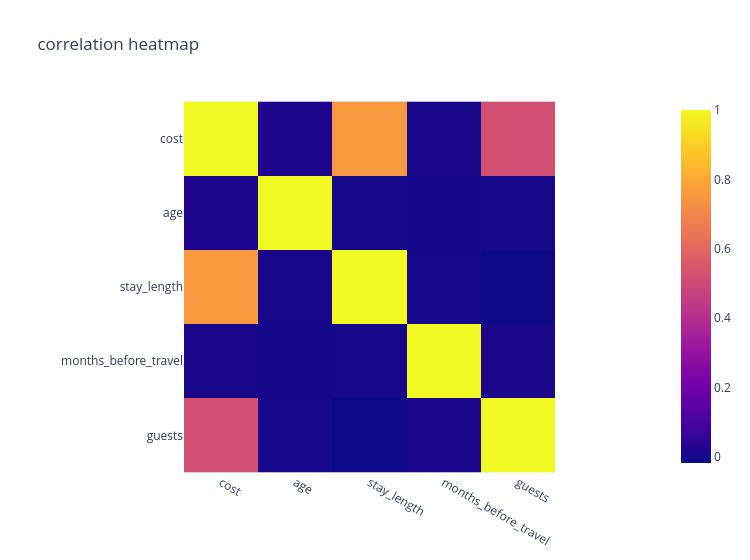

Notebook code cell kept with this figure:
### Markdown cell above
My answer:
1. What is being plotted and how:
    - Plot Type: A Correlation Heatmap Matrix generated via px.imshow().
    - Data: It calculates pairwise Pearson correlation coefficients (.corr()) rounded to 3 decimal places across numerical variables (cost, age, stay_length, months_before_travel, guests).

2. Key Plotly arguments to customize:
    - text_auto=True: Displays exact correlation values inside each heatmap cell.
    - color_continuous_scale: Changes the color map palette (e.g., 'RdBu', 'Viridis', 'Blues').
    - zmin and zmax / range_color=[-1, 1]: Standardizes the color intensity scale from -1 (strong negative correlation) to +1 (strong positive correlation).
    - title, width, height: Controls figure dimensions and headers.
    - Interactivity Features: Plotly charts are natively interactive, allowing users to hover over tiles to read precise values, zoom into regions, and export figures directly as PNG files

### Code cell
import plotly.express as px

px.imshow(travel_dataset[["cost","age", "stay_length", "months_before_travel", "guests"]].corr().round(3), title="correlation heatmap", width=750)

### Figure 1 — Plotly figure (JSON) as saved in the notebook; plotly's stock layout.template omitted (floating-point values rounded to 4 significant figures)
{"data": [{"coloraxis": "coloraxis", "hovertemplate": "x: %{x}<br>y: %{y}<br>color: %{z}<extra></extra>", "name": "0", "type": "heatmap", "x": ["cost", "age", "stay_length", "months_before_travel", "guests"], "xaxis": "x", "y": ["cost", "age", "stay_length", "months_before_travel", "guests"], "yaxis": "y", "z": [[1.0, 0.016, 0.752, 0.006, 0.52], [0.016, 1.0, 0.001, -0.003, -0.0], [0.752, 0.001, 1.0, 0.001, -0.018], [0.006, -0.003, 0.001, 1.0, 0.007], [0.52, -0.0, -0.018, 0.007, 1.0]]}], "layout": {"coloraxis": {"colorscale": [[0, "#0d0887"], [0.1111, "#46039f"], [0.2222, "#7201a8"], [0.3333, "#9c179e"], [0.4444, "#bd3786"], [0.5556, "#d8576b"], [0.6667, "#ed7953"], [0.7778, "#fb9f3a"], [0.8889, "#fdca26"], [1, "#f0f921"]]}, "title": {"text": "correlation heatmap"}, "width": 750, "xaxis": {"anchor": "y", "constrain": "domain", "domain": [0, 1], "scaleanchor": "y"}, "yaxis": {"anchor": "x", "autorange": "reversed", "constrain": "domain", "domain": [0, 1]}}}
